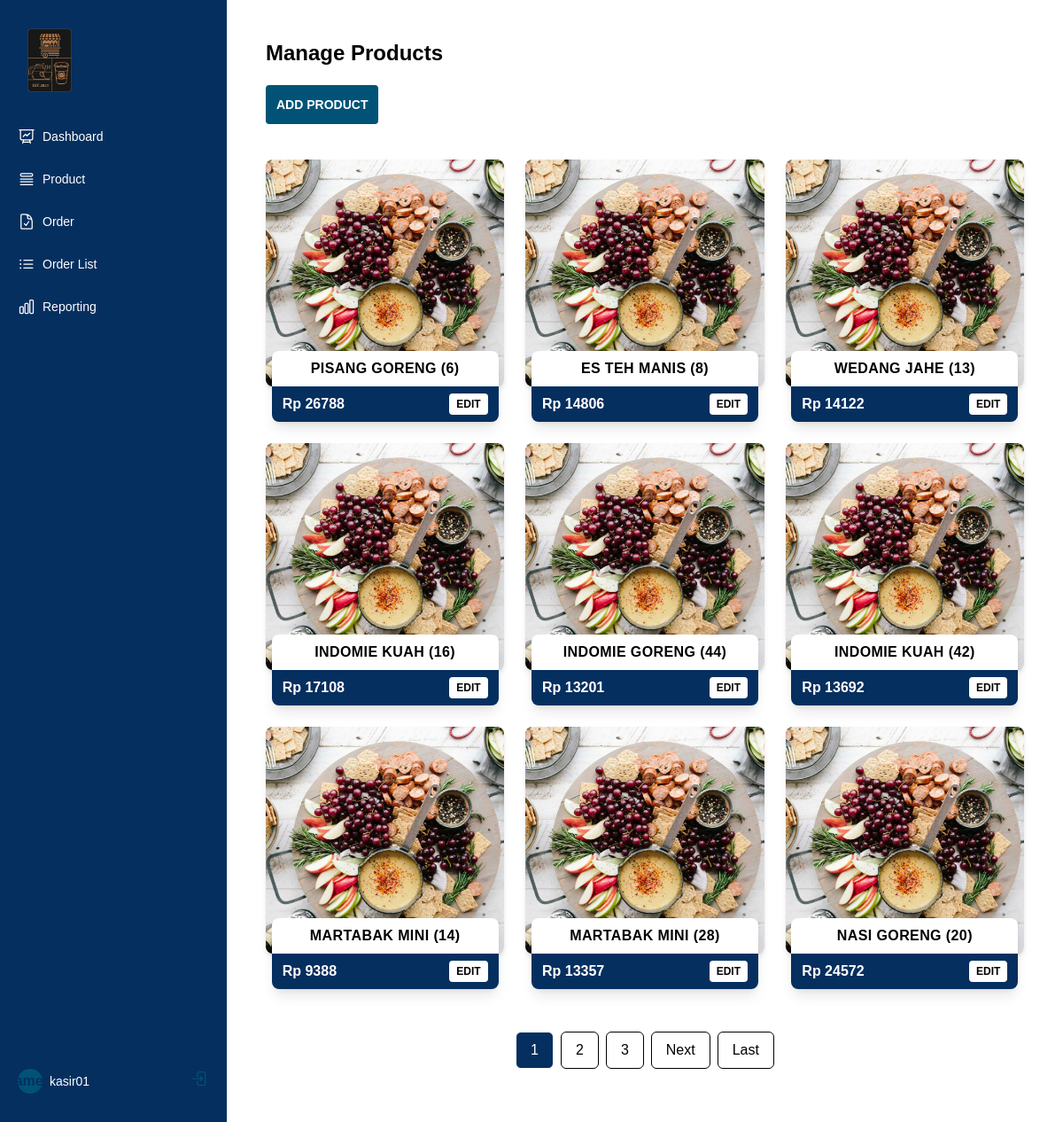
/products/ (signed in), run on an earlier commit of the app's database.
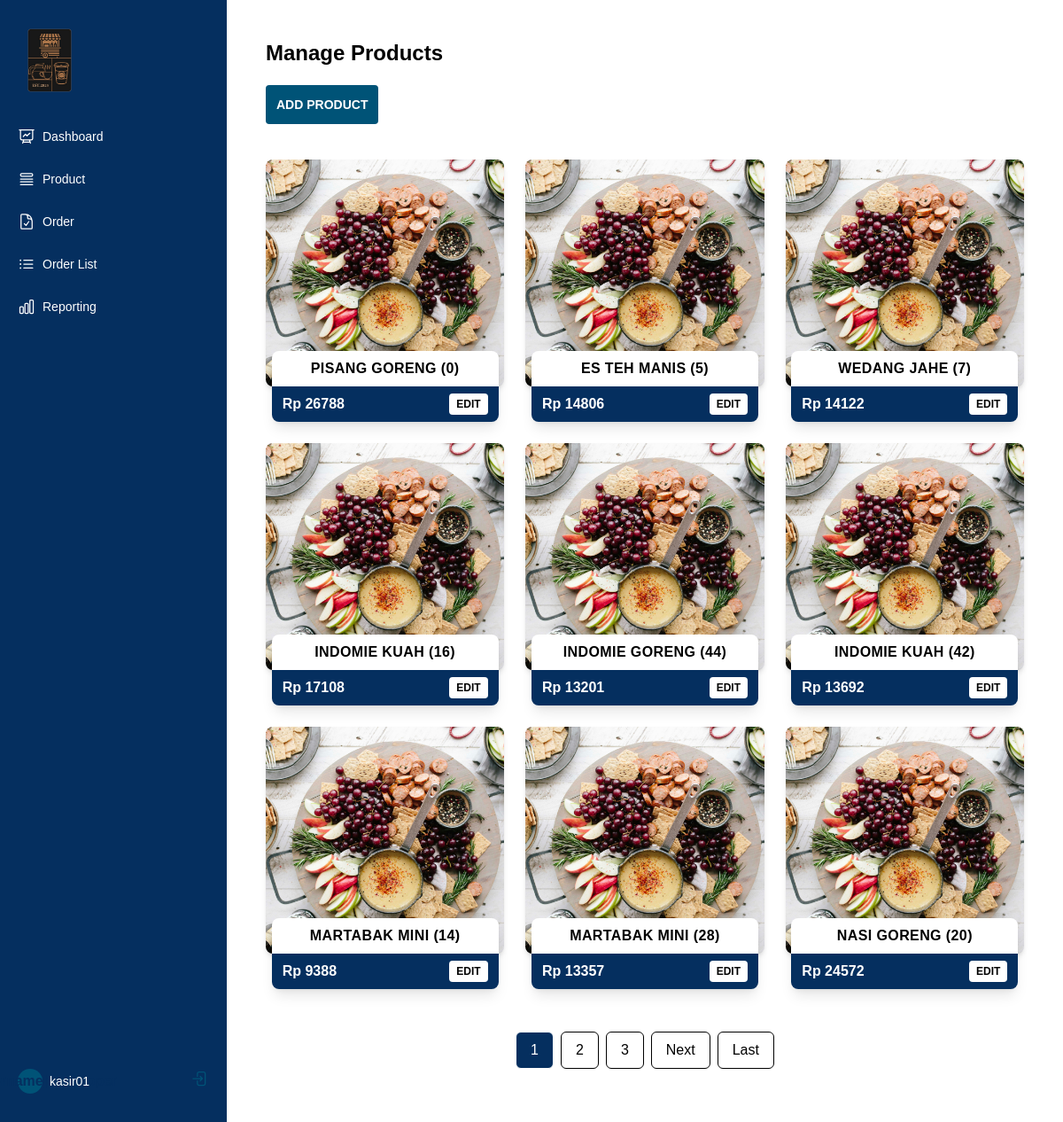
And on a later commit of the database.
### app/models.py (models this page shows, shortened)
class Product(models.Model):
    name = models.CharField(max_length=100)
    description = models.TextField()
    price = models.DecimalField(max_digits=10, decimal_places=2)
    image = models.ImageField(upload_to='products/', blank=True, null=True)
    category = models.CharField(max_length=50)  # Misal: Makanan, Minuman, dll.
    stock = models.PositiveIntegerField(default=0)  # Jumlah stok yang tersedia

### app/decorators.py (the view)
        def _wrapped_view(request, *args, **kwargs):
            if not request.user.is_authenticated:
                messages = request._messages if hasattr(request, '_messages') else None
                if messages:
                    messages.error(request, "Silakan login terlebih dahulu.")
                return redirect_to_login(request.get_full_path(), 'kasir_owner_login')
            if request.user.role not in allowed_roles:
                return HttpResponseForbidden("You do not have permission to access this page.")
            return view_func(request, *args, **kwargs)

### app/views.py (called while the page is built)
@login_required
@role_required(allowed_roles=['kasir', 'owner'])
def product_list(request):
    products = Product.objects.all()
    paginator = Paginator(products, 9)
    page_number = request.GET.get('page')
    page_obj = paginator.get_page(page_number)
    page_range = list(page_obj.paginator.page_range)
    start_index = max(page_obj.number - 1, 0)
    end_index = min(page_obj.number + 1, len(page_range) - 1)
    page_range = page_range[start_index:end_index + 1]
    return render(request, 'product.html', {'products': page_obj, 'page_range': page_range})

### templates/product.html (shortened to what this page needs)
{% extends "base.html" %} {% block content %}
<div class="container mx-auto p-5">
  <h2 class="text-2xl font-bold mb-5">Manage Products</h2>
  <button
    id="openAddModal"
    class="mb-10 bg-secondary uppercase text-sm font-semibold text-white p-3 rounded-sm"
  >
    Add Product
  </button>
  <div class="grid grid-cols-1 sm:grid-cols-2 lg:grid-cols-3 gap-6 mb-6">
    {% for product in products %}
    <div
      class="flex flex-col items-center justify-center w-full max-w-sm mx-auto"
    >
      <div
        class="w-full h-64 bg-gray-300 bg-center bg-cover rounded-lg shadow-md"
        style="background-image: url('{{ product.image.url }}')"
      ></div>
      <div
        class="w-56 -mt-10 overflow-hidden bg-white rounded-lg shadow-lg md:w-64"
      >
        <h3
          class="py-2 font-bold tracking-wide text-center text-black uppercase"
        >
          {{ product.name }} ({{ product.stock }})
        </h3>
        <div class="flex items-center justify-between px-3 py-2 bg-primary">
          <span class="font-bold text-white"
            >Rp {{ product.price|floatformat:0 }}</span
          >
          <button
            class="px-2 py-1 text-xs font-semibold text-black uppercase transition-colors duration-300 transform bg-white rounded hover:bg-gray-700 focus:bg-gray-700 focus:outline-none"
            onclick="openEditModal({{ product.id }}, '{{ product.name|escapejs }}', {{ product.price|floatformat:'0' }}, {{ product.stock|floatformat:'0' }}, '{{ product.category|escapejs }}', '{{ product.description|escapejs }}', '{{ product.image.url|escapejs }}')"
          >
            Edit
          </button>
        </div>
      </div>
    </div>
    {% empty %}
    <div class="col-span-3 text-center text-gray-500 dark:text-gray-400">
      No products found.
    </div>
    {% endfor %}
  </div>
  <div class="flex justify-center mt-12 mb-4">
     {% for num in page_range %} {% if products.number == num %}
    <span
      class="px-4 py-2 mx-1 text-white border-1 border:bg-primary bg-primary rounded-md"
      >{{ num }}</span
    >
    {% else %}
    <a
      href="?page={{ num }}"
      class="px-4 py-2 mx-1 text-black border-1 border:bg-primary bg-white rounded-md hover:bg-primary hover:text-black"
      >{{ num }}</a
    >
    {% endif %} {% endfor %} {% if products.has_next %}
    <a
      href="?page={{ products.next_page_number }}"
      class="px-4 py-2 mx-1 text-black border-1 border:bg-primary bg-white rounded-md hover:bg-primary hover:text-black"
      >Next</a
    >
    <a
      href="?page={{ products.paginator.num_pages }}"
      class="px-4 py-2 mx-1 text-black border-1 border:bg-primary bg-white rounded-md hover:bg-primary hover:text-black"
      >Last</a
    >
    {% endif %}
  </div>
</div>
{% endblock %}

What changed in the data, as far as the page shows it:
changed Product "PISANG GORENG": stock "6" → "0"
changed Product "ES TEH MANIS": stock "8" → "5"
changed Product "WEDANG JAHE": stock "13" → "7"
